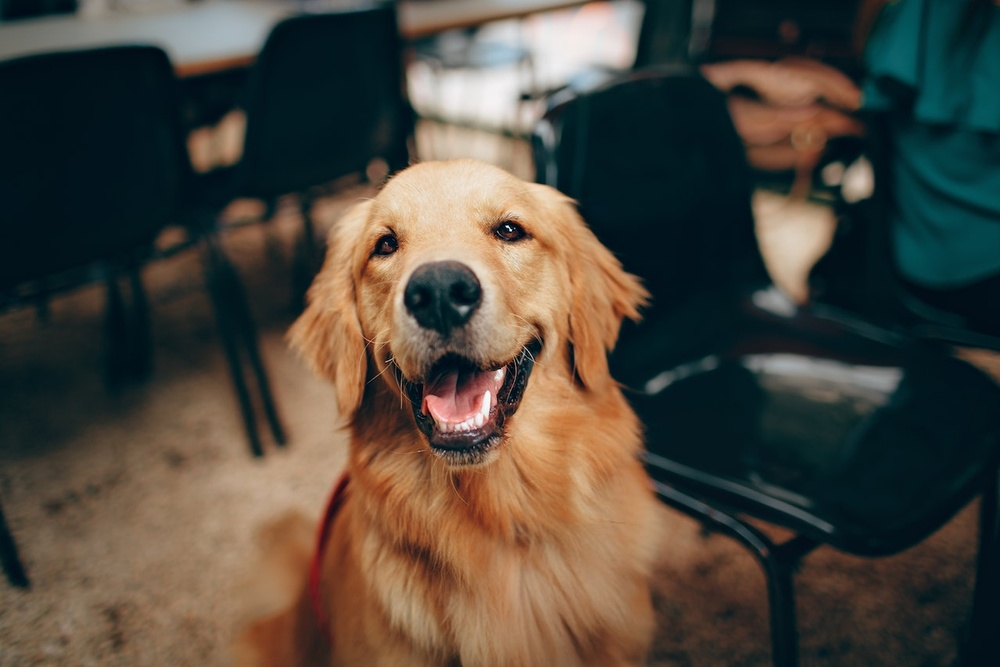
//> input picture trt/enpei/opencv/3.img_operation/media/dog.jpg, 1000 x 667 px, shrunk from 1279 x 853 before the run
$ ./1.color_format   (built with g++ and OpenCV 4)
//> lines starting //> are read from the running program, lines starting //| are printed output that depends on the picture
// opencv 调整颜色
#include <iostream>

#include "opencv2/opencv.hpp"

int main() {
    // 读取图片
    cv::Mat src = cv::imread("./media/dog.jpg");
//> src is the input picture: 667 rows x 1000 cols, CV_8UC3; mean B, G, R 62.4, 72, 77.7
    // BGR -> Gray
    cv::Mat gray;
    // 三个参数分别是输入图像、输出图像、转换方式
    cv::cvtColor(src, gray, cv::COLOR_BGR2GRAY);
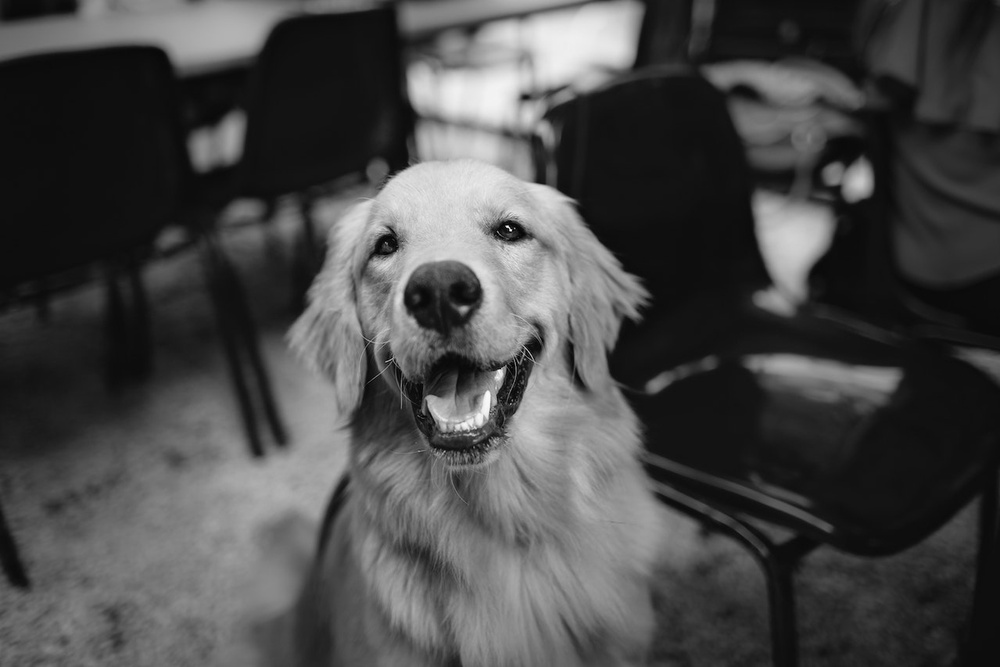
//> gray: 667 rows x 1000 cols, CV_8UC1; min 0, max 253, mean 72.6
    // BGR -> HSV，Hue(色调)、Saturation(饱和度)、Value(明度)
    cv::Mat hsv;
    cv::cvtColor(src, hsv, cv::COLOR_BGR2HSV);
//> hsv: 667 rows x 1000 cols, CV_8UC3; mean H, S, V 55.5, 151.2, 91.5
    // BGR -> RGB
    cv::Mat rgb;
    cv::cvtColor(src, rgb, cv::COLOR_BGR2RGB);

    // 保存
    cv::imwrite("./output/1.gray.jpg", gray);
    cv::imwrite("./output/1.hsv.jpg", hsv);
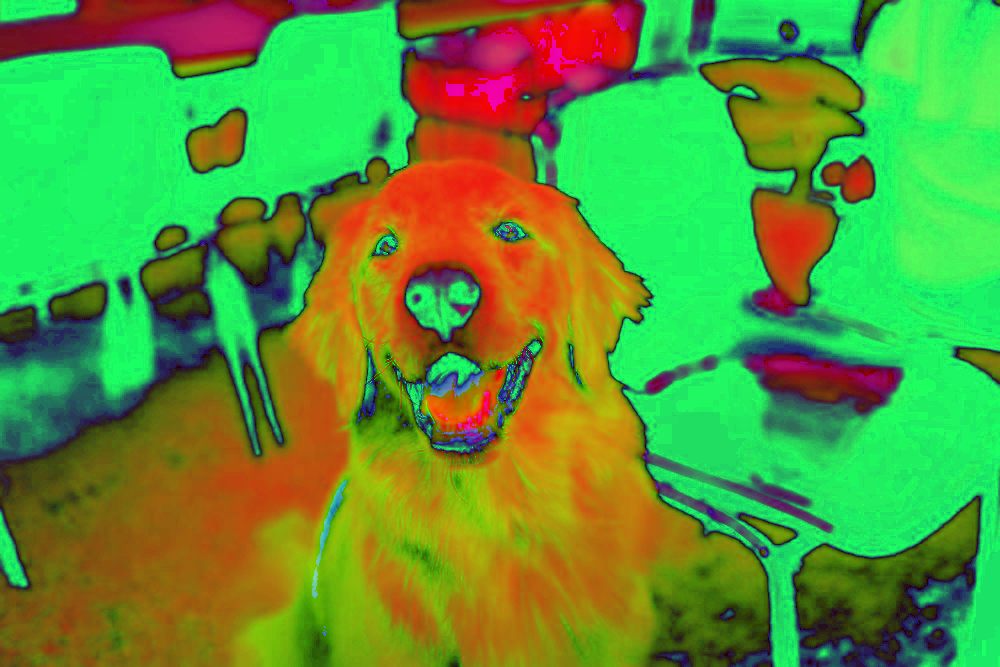
//> saved as 1.hsv.jpg: 667 rows x 1000 cols, CV_8UC3; mean B, G, R 55.5, 151.2, 91.5
    cv::imwrite("./output/1.rgb.jpg", rgb);

    return 0;
}

$ run again, with trt/enpei/opencv/3.img_operation/media/cat.jpg copied over trt/enpei/opencv/3.img_operation/media/dog.jpg
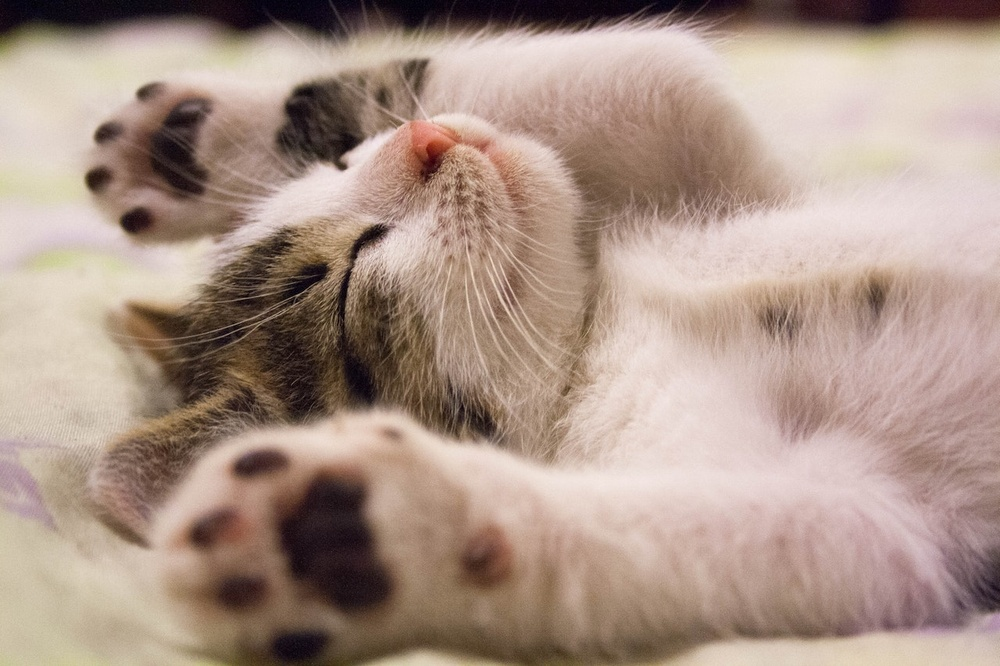
//> input picture trt/enpei/opencv/3.img_operation/media/cat.jpg, 1000 x 666 px, shrunk from 1280 x 853 before the run
//> src is the input picture: 666 rows x 1000 cols, CV_8UC3; mean B, G, R 136.3, 148.7, 170.9
//> `cv::cvtColor(src, gray, cv::COLOR_BGR2GRAY);`:
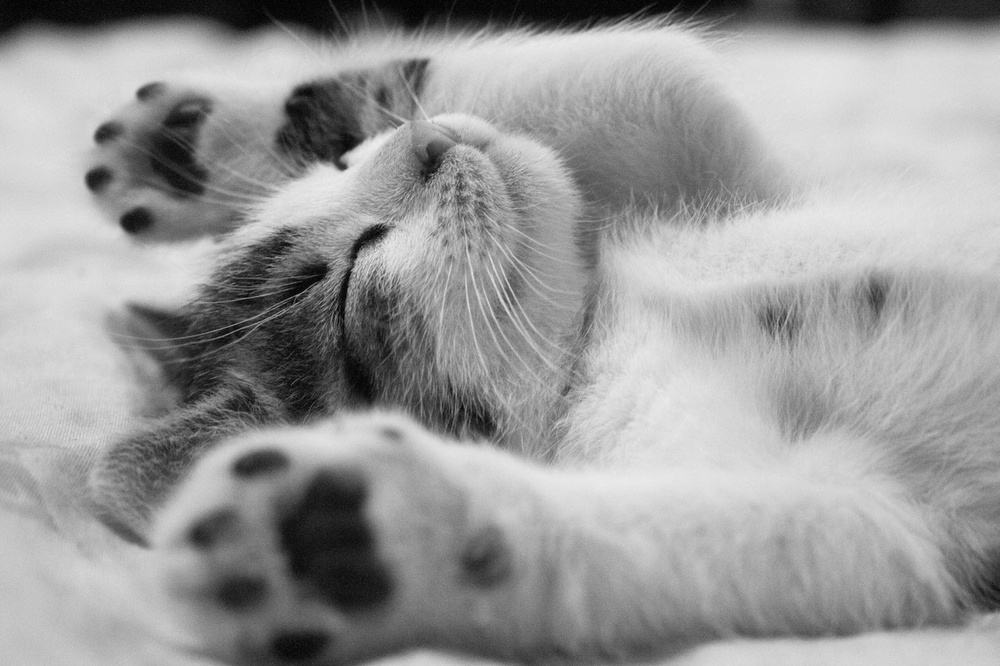
//> gray: 666 rows x 1000 cols, CV_8UC1; min 1, max 236, mean 153.9
//> hsv: 666 rows x 1000 cols, CV_8UC3; mean H, S, V 23.4, 62.2, 171
//> `cv::imwrite("./output/1.hsv.jpg", hsv);`:
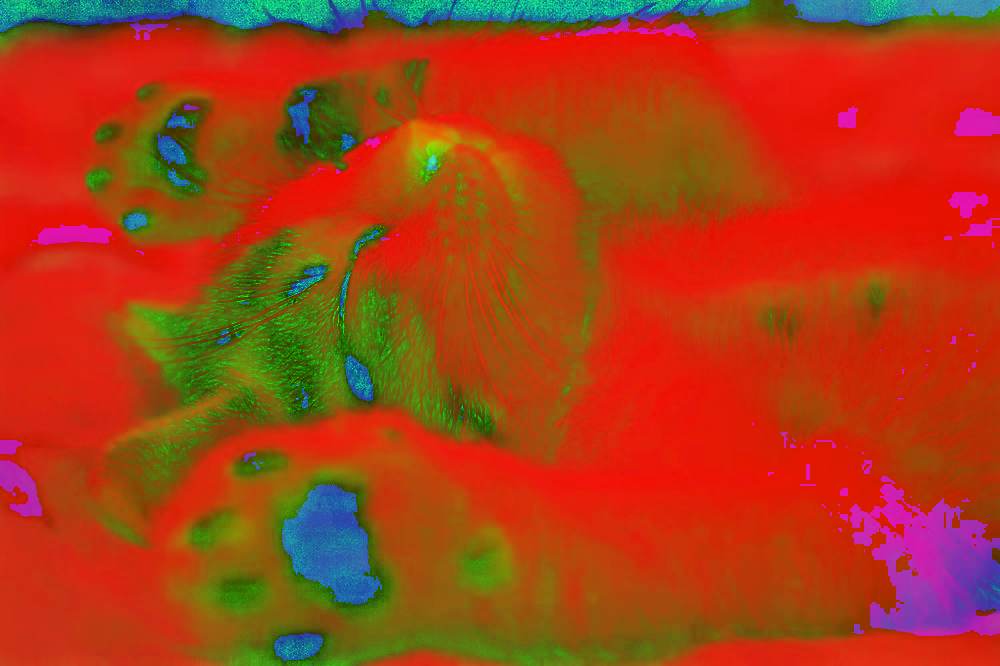
//> saved as 1.hsv.jpg: 666 rows x 1000 cols, CV_8UC3; mean B, G, R 23.4, 62.2, 171
